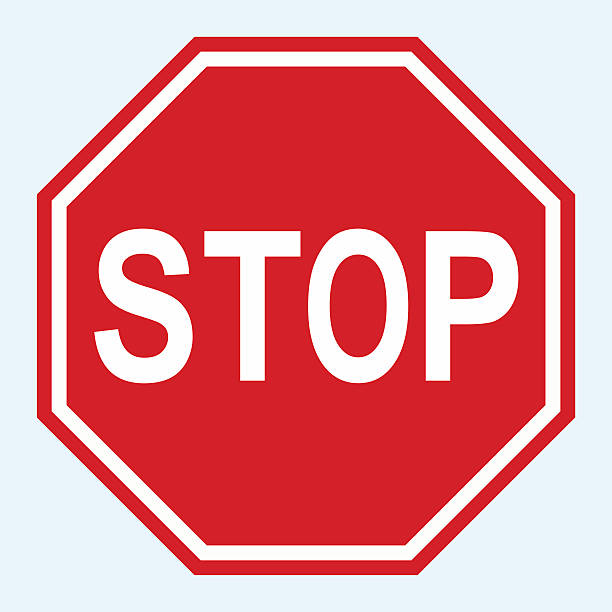
#> input picture assets/STOP_SIGN.png, 612 x 612 px, found by its file name
$ python practice.py
#> lines starting #> are read from the running program, lines starting #| are printed output that depends on the picture
import cv2

def main():
    img = cv2.imread('assets/STOP_SIGN.png')
#> img is the input picture: shape (612, 612, 3); mean B, G, R 145.9, 139.6, 225.5
    img = cv2.resize(img, (0, 0), fx=0.5, fy=0.5)
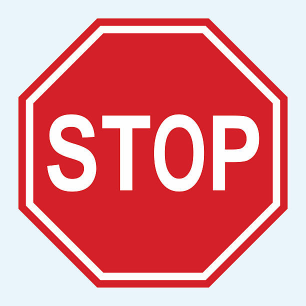
#> img: shape (306, 306, 3); mean B, G, R 146, 139.7, 225.6
    img = cv2.rotate(img, cv2.ROTATE_90_CLOCKWISE)
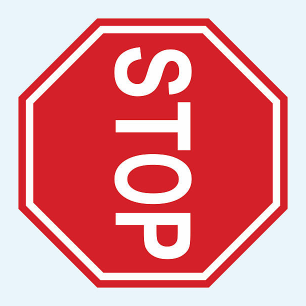
#> img: shape (306, 306, 3); mean B, G, R 146, 139.7, 225.6

    # Flags:
    # -1, cv2.IMREAD_COLOR: Default, Loads image in color, Transparency will be neglected
    # 0, cv2.IMREAD_GRAYSCALE: Loads image in grayscale
    # 1, cv2.IMREAD_UNCHANGED: Loads image in color, Transparency will be saved

    cv2.imshow('Image',  img)
    cv2.waitKey(0)
    cv2.destroyAllWindows()


if __name__ == "__main__":
    main()

$ run again, with assets/35_SL.png copied over assets/STOP_SIGN.png
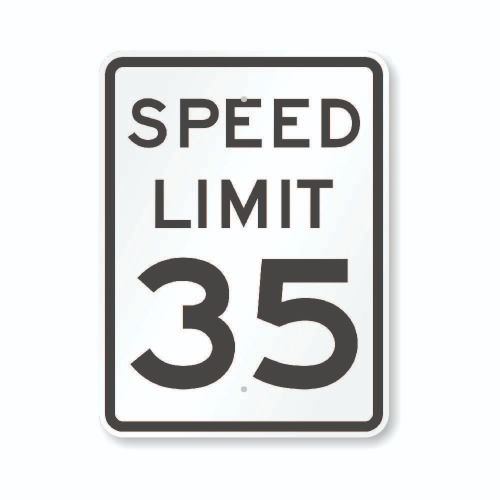
#> input picture assets/35_SL.png, 1000 x 1000 px, found by its file name (shown at 1/2 size)
#> in main, img is the input picture: shape (1000, 1000, 3); mean B, G, R 226, 225.6, 224.3
#> in main, `img = cv2.resize(img, (0, 0), fx=0.5, fy=0.5)`:
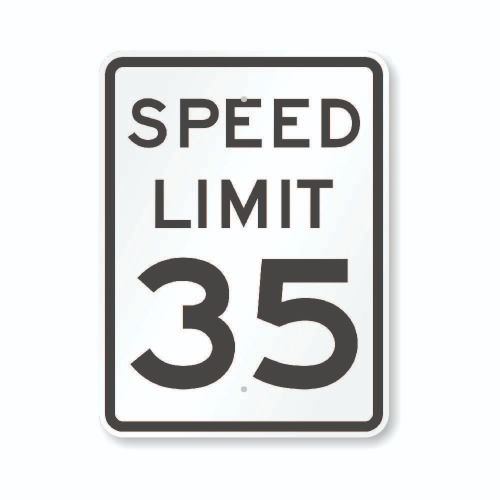
#> img: shape (500, 500, 3); mean B, G, R 226, 225.6, 224.4
#> in main, `img = cv2.rotate(img, cv2.ROTATE_90_CLOCKWISE)`:
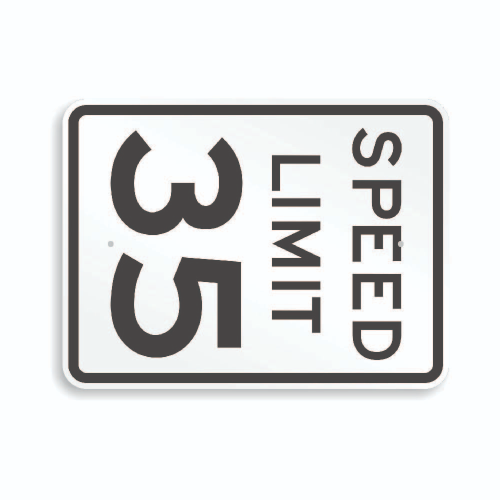
#> img: shape (500, 500, 3); mean B, G, R 226, 225.6, 224.4
